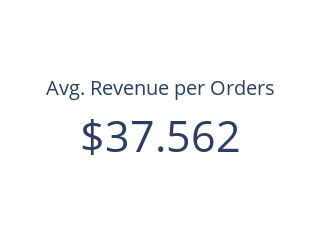

The code cell stored with this chart in its notebook:
### Code cell
order_count = orders['order_id'].count()

avg_order_value = round((total_pizzas['Pizza Price'].sum() / order_count), 3)

avg_order_value_indicator = go.Figure(go.Indicator(
    mode = "number",
    value = avg_order_value,
    title = "Avg. Revenue per Orders",
    number = {'valueformat':'f', 'prefix': "$"},
))

avg_order_value_indicator.update_layout(height=250, width=300)

### Figure 1 — Plotly figure (JSON) as saved in the notebook; plotly's stock layout.template omitted (floating-point values rounded to 4 significant figures)
{"data": [{"mode": "number", "number": {"prefix": "$", "valueformat": "f"}, "title": {"text": "Avg. Revenue per Orders"}, "type": "indicator", "value": 37.56}], "layout": {"height": 250, "width": 300}}
